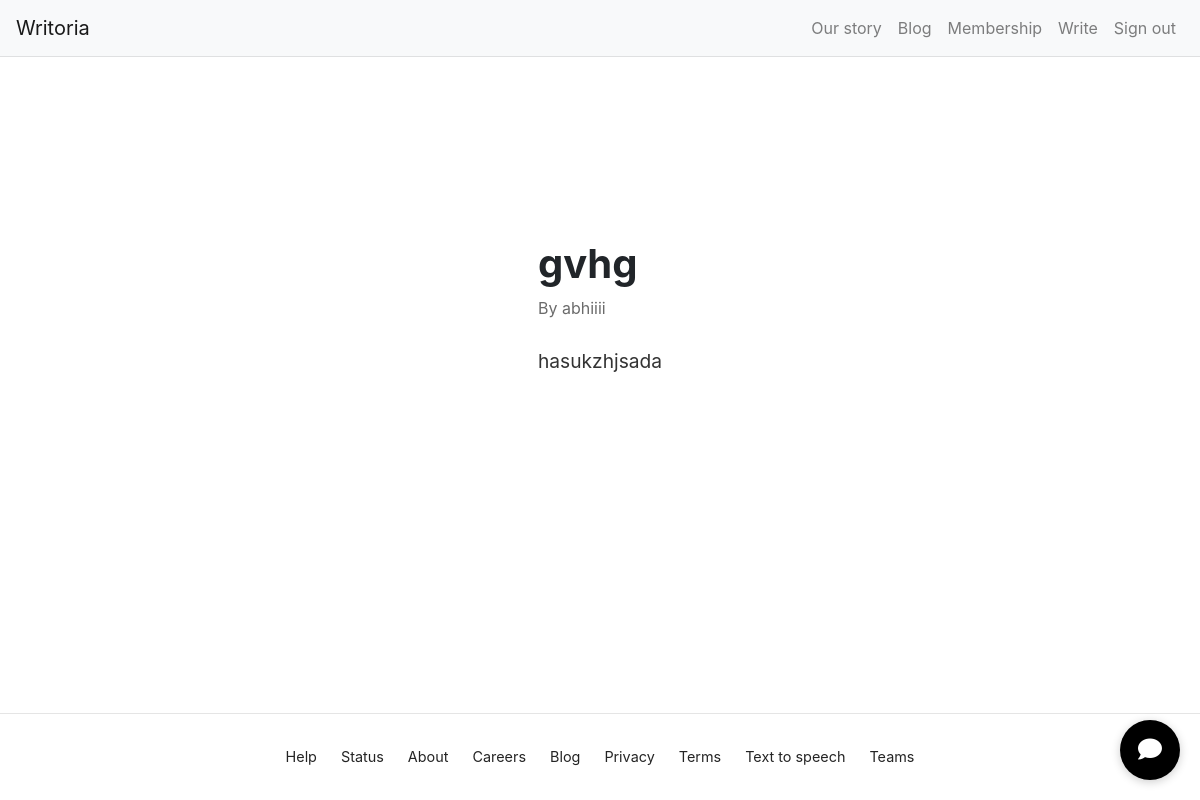
/blog/2 (signed in), run on the app's committed database.
### app.py (models this page shows)
class Post(db.Model):
    id = db.Column(db.Integer, primary_key=True)
    title = db.Column(db.String(200), nullable=False)
    content = db.Column(db.Text, nullable=False)
    user_id = db.Column(db.Integer, db.ForeignKey('user.id'), nullable=False)

class User(UserMixin, db.Model):
    id = db.Column(db.Integer, primary_key=True)
    username = db.Column(db.String(80), unique=True, nullable=False)
    email = db.Column(db.String(120), unique=True, nullable=False)
    password = db.Column(db.String(120), nullable=False)
    posts = db.relationship('Post', backref='author', lazy=True)

### app.py (the view)
@app.route('/blog/<int:post_id>')
@login_required
def blog_detail(post_id):
    post = Post.query.get(post_id)
    if not post:
        return "Error: Post not found", 404  # Debugging Message
    return render_template('blog_detail.html', post=post)

### app.py (called while the page is built)
@login_manager.user_loader
def load_user(user_id):
    return User.query.get(int(user_id))

### templates/blog_detail.html (shortened to what this page needs)
{% extends "base.html" %}
{% block content %}
<div class="blog-detail-container">
    <div class="blog-header">
        <h1>{{ post.title }}</h1>
    </div>
    <p class="author-info">By {{ post.author.username }}</p>
    <div class="blog-content">
        <p>{{ post.content }}</p>
    </div>
</div>
{% endblock %}

### static/css/style.css (style rules this page uses)
:root { --primary-color: #000; --secondary-color: #1a8917; --background-color: #fff; --text-color: #242424; }
* { margin: 0; padding: 0; box-sizing: border-box; }
body { font-family: -apple-system, BlinkMacSystemFont, "Segoe UI", Roboto, Oxygen, Ubuntu, Cantarell, "Open Sans", "Helvetica Neue", sans-serif; line-height: 1.6; color: var(--text-color); min-height: 100vh; display: flex; flex-direction: column; }

### templates/blog_detail.html (style rules this page uses)
.blog-detail-container { max-width: 800px; margin: auto; padding: 3rem; }
.blog-header { position: relative; display: flex; align-items: center; justify-content: space-between; gap: 10px; }
.blog-header h1 { font-size: 2.5rem; font-weight: bold; margin-bottom: 0.5rem; flex-grow: 1; }
.author-info { color: #6b6b6b; font-size: 1rem; margin-bottom: 1.5rem; }
.blog-content { font-size: 1.2rem; line-height: 1.8; color: #333; }

### data on the page
Post: title "gvhg", content "hasukzhjsada"
User: author.username "abhiiii"
